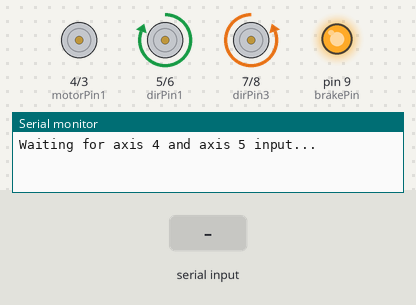
Recording of a sketch running on a simulated Arduino Uno, built with avr-gcc and run on an emulated ATmega328P. On the bench: motor-driver pin pairs drawn as motors (green arrow = first pin HIGH = forward, orange = second pin HIGH = backward, longer = more drive), output pins drawn as LEDs (lit = HIGH), the last lines printed to the serial monitor. The inputs (shaded band) are chosen by the test bench.

Above: at 1.2 s.
1.3 s: "90,45,200\n" received over Serial
At 2.2 s:
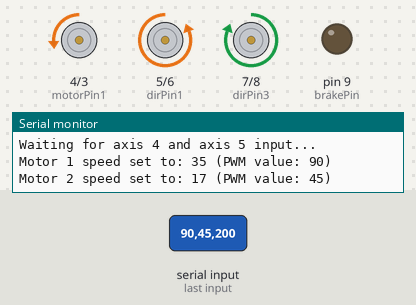
2.8 s: "30,150,10\n" received over Serial
At 3.3 s:
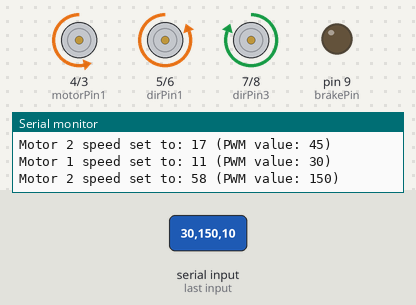
4.3 s: "1,90,45\n" received over Serial
At 5.5 s:
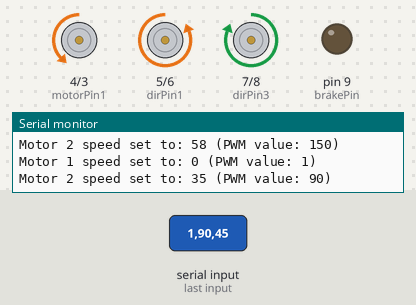
Timing chart, 0 to 7.3 s (numbered marks = the images above; inputs shaded):
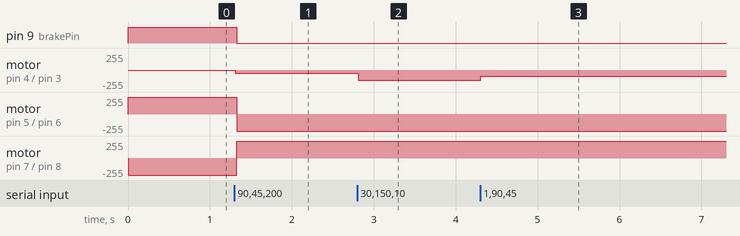

The sketch:

main.ino
```cpp
#include <Wire.h>

// Motor control pins
const int motorPin1 = 4;  // PWM pin connected to motor controller for axis_4
const int motorPin2 = 3;  // PWM pin connected to motor controller for axis_5


// Direction control pins
const int dirPin1 = 5;   // Direction control pin for motor 1
const int dirPin2 = 6;   // Direction control pin for motor 2
const int dirPin3 = 7;   // Direction control pin for motor 3
const int dirPin4 = 8;   // Direction control pin for motor 4


int buttonState = 0;      // Variable to store the state of Button 0

// Single Brake control pin
const int brakePin = 9;  // Single brake pin for the motor

int currentSpeed1 = 0;    // Variable to store the current motor speed for axis_4
int currentSpeed2 = 0;    // Variable to store the current motor speed for axis_5

void setup() {
  Serial.begin(9600);   // Start serial communication at 9600 baud rate
  Wire.begin();         // Initialize I2C communication (if needed)

  pinMode(motorPin1, OUTPUT);  // Set motorPin1 as output
  pinMode(motorPin2, OUTPUT);  // Set motorPin2 as output

  Serial.println("Waiting for axis 4 and axis 5 input...");


  pinMode(dirPin1, OUTPUT);
  pinMode(dirPin2, OUTPUT);
  pinMode(dirPin3, OUTPUT);
  pinMode(dirPin4, OUTPUT);
  pinMode(brakePin, OUTPUT);   // Set brakePin as output

  // Initialize direction to default (e.g., all LOW)
  digitalWrite(dirPin1, HIGH);
  digitalWrite(dirPin2, LOW);
  digitalWrite(dirPin3, LOW);
  digitalWrite(dirPin4, HIGH);

   // Initialize brake to on
  digitalWrite(brakePin, HIGH);
}

void loop() {
  if (Serial.available() > 0) {      // Check if there is serial input
    // Read the incoming data as a string
    String data = Serial.readStringUntil('\n');

    // Parse the string to extract the axis 4 and axis 5 values
    int commaIndex1 = data.indexOf(',');
    int commaIndex2 = data.lastIndexOf(',');


    if (commaIndex1 > 0 && commaIndex2 > commaIndex1) {
      int axis_4 = data.substring(0, commaIndex1).toInt();  // Extract axis 4 value
      int axis_5 = data.substring(commaIndex1 + 1, commaIndex2).toInt();  // Extract axis 5 value
      buttonState = data.substring(commaIndex2 + 1).toInt();  // Extract Button 0 state (0 or 1)

      // Map the axis 4 value (already 0-255) directly to PWM for motor 1
      int pwmValue1 = constrain(axis_4, 0, 255);

      // Map the axis 5 value (already 0-255) directly to PWM for motor 2
      int pwmValue2 = constrain(axis_5, 0, 255);

      // Update motor 1 speed if the new speed is different
      if (pwmValue1 != currentSpeed1) {
        currentSpeed1 = pwmValue1;            // Update the current speed
        analogWrite(motorPin1, currentSpeed1);  // Set the motor speed for axis_4

        // Print the set speed to the serial monitor for axis_4
        Serial.print("Motor 1 speed set to: ");
        Serial.print(map(currentSpeed1, 0, 255, 0, 100));  // Show equivalent speed in 0-100 range
        Serial.print(" (PWM value: ");
        Serial.print(currentSpeed1);
        Serial.println(")");
      }

      // Update motor 2 speed if the new speed is different
      if (pwmValue2 != currentSpeed2) {
        currentSpeed2 = pwmValue2;            // Update the current speed
        analogWrite(motorPin2, currentSpeed2);  // Set the motor speed for axis_5

        // Print the set speed to the serial monitor for axis_5
        Serial.print("Motor 2 speed set to: ");
        Serial.print(map(currentSpeed2, 0, 255, 0, 100));  // Show equivalent speed in 0-100 range
        Serial.print(" (PWM value: ");
        Serial.print(currentSpeed2);
        Serial.println(")");
      }


      if (currentSpeed1 == 0 || currentSpeed2 == 0) {
        digitalWrite(brakePin, HIGH);  // Engage brake
      } else {
        digitalWrite(brakePin, LOW);   // Release brake
      }


      // Perform additional logic based on the Button 0 state
      if (buttonState == 1) {
          digitalWrite(dirPin1, HIGH);
          digitalWrite(dirPin2, LOW);
          digitalWrite(dirPin3, LOW);
          digitalWrite(dirPin4, HIGH);
      } else {
          digitalWrite(dirPin1, LOW);
          digitalWrite(dirPin2, HIGH);
          digitalWrite(dirPin3, HIGH);
          digitalWrite(dirPin4, LOW);
      }
    }
  }

  // The motors will continue running at the last set speed
}
```

Measured:
- after the input at 1.3 s, pin 9 (brakePin): HIGH → LOW at once; motor on pin 4 (motorPin1) / pin 3 (motorPin2): stopped → backward 45/255 at once; motor on pin 5 (dirPin1) / pin 6 (dirPin2): forward 255/255 → backward 255/255 at once; motor on pin 7 (dirPin3) / pin 8 (dirPin4): backward 255/255 → forward 255/255 at once
- after the input at 2.8 s, motor on pin 4 (motorPin1) / pin 3 (motorPin2): backward 45/255 → backward 150/255 at once
- after the input at 4.3 s, motor on pin 4 (motorPin1) / pin 3 (motorPin2): backward 150/255 → backward 90/255 at once
